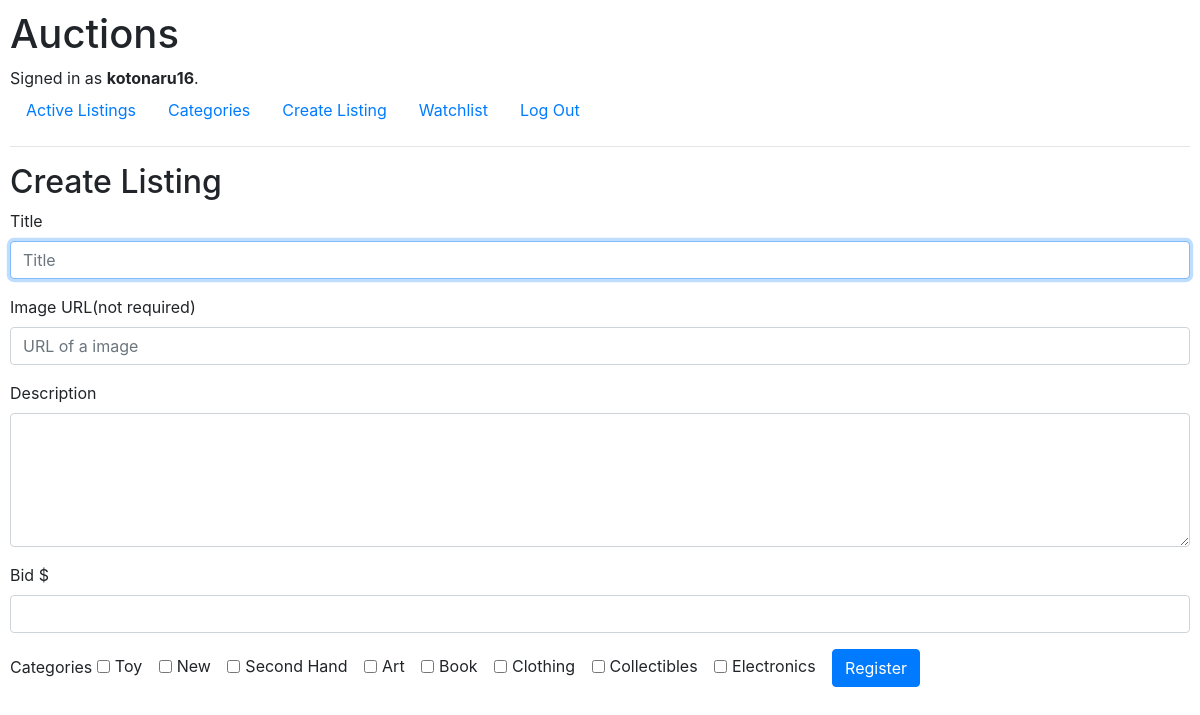
Page /createlist (signed in) on the committed database.
### auctions/models.py (models this page shows, shortened)
class User(AbstractUser):
    pass

class Category(models.Model):
    name = models.CharField(max_length=64)

### auctions/views.py (the view)
# urls.py: path("createlist", views.createlist, name="createlist"),
@login_required
def createlist(request):
    categories = Category.objects.all()
    if request.method == "POST":
        title = request.POST["title"]
        image = request.POST["image"]
        description = request.POST["description"]
        bid = request.POST["bid"]
        add_category = request.POST.getlist("categories")
        try:
            b = Bid(value = bid, owner = request.user)
            b.save()
            a = Auction(title = title, image = image, description = description, owner = request.user, bid = b)
            a.save()
            for category in add_category:
                c = Category.objects.get(pk=category)
                a.category.add(c)
            a.save()
        except IntegrityError:
            return render(request, "auctions/createlist.html", {
                "message": "Auction already taken."
            })
        return redirect('index')
    else:
        return render(request, "auctions/createlist.html", {
            "categories": categories
        })

### auctions/templates/auctions/createlist.html (shortened to what this page needs)
{% extends "auctions/layout.html" %}
{% block body %}
    <h2>Create Listing</h2>
    <form action="{% url 'createlist' %}" method="post">
        <div class="form-group">
            <label for="title">Title</label>
            <input class="form-control" autofocus type="text" name="title" placeholder="Title" required>
        </div>
        <div class="form-group">
            <label for="image">Image URL(not required)</label>
            <input class="form-control" type="url" name="image" placeholder="URL of a image">
        </div>
        <div class="form-group">
            <label for="description">Description</label>
            <textarea maxlength="480" rows="5" class="form-control" id="description" name="description" placeholder="" required></textarea>
        </div>
        <div class="form-group">
            <label for="bid">Bid</label>
            <span class="input-group-addon">$</span>
            <input class="form-control currency" type="number" name="bid" step=0.01 placeholder="" required>
        </div>
        <label>Categories</label>
        {% for category in categories %}
        <div class="form-check form-check-inline">
          <input class="form-check-input" type="checkbox" id="category{{ category.pk }}" name="categories" value={{ category.pk }}>
          <label class="form-check-label" for="category{{ category.pk }}">{{ category.name }}</label>
        </div>
        {% endfor %}
        <input class="btn btn-primary" type="submit" value="Register">
    </form>
{% endblock %}

### auctions/templates/auctions/layout.html (shortened to what this page needs)
{% load static %}
<!DOCTYPE html>
<html lang="en">
    <head>
        <link rel="stylesheet" href="https://stackpath.bootstrapcdn.com/bootstrap/4.4.1/css/bootstrap.min.css">
        <link href="{% static 'auctions/styles.css' %}" rel="stylesheet">
    </head>
    <body>
        <h1>Auctions</h1>
        <div>
            {% if user.is_authenticated %}
                Signed in as <strong>{{ user.username }}</strong>.
            {% else %}
                Not signed in.
            {% endif %}
        </div>
        <ul class="nav">
            <li class="nav-item">
                <a class="nav-link" href="{% url 'index' %}">Active Listings</a>
            </li>
            <li class="nav-item">
                <a class="nav-link" href="{% url 'categories' %}">Categories</a>
            </li>
            {% if user.is_authenticated %}
                <li class="nav-item">
                    <a class="nav-link" href="{% url 'createlist' %}">Create Listing</a>
                </li>
                <li class="nav-item">
                    <a class="nav-link" href="{% url 'watchlist' %}">Watchlist</a>
                </li>
                <li class="nav-item">
                    <a class="nav-link" href="{% url 'logout' %}">Log Out</a>
                </li>
            {% endif %}
        </ul>
        <hr>
        {% block body %}
        {% endblock %}
    </body>
</html>

### auctions/static/auctions/styles.css (style rules this page uses)
body { padding: 10px; }

### rows in the picture
User: username "kotonaru16"
Category: name "Toy"
Category: name "New"
Category: name "Second Hand"
Category: name "Art"
Category: name "Book"
Category: name "Clothing"
Category: name "Collectibles"
Category: name "Electronics"
